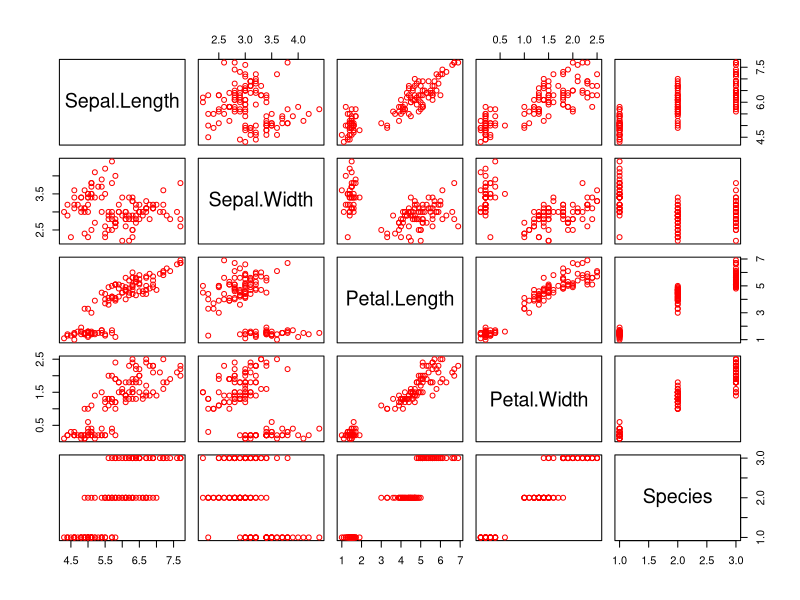
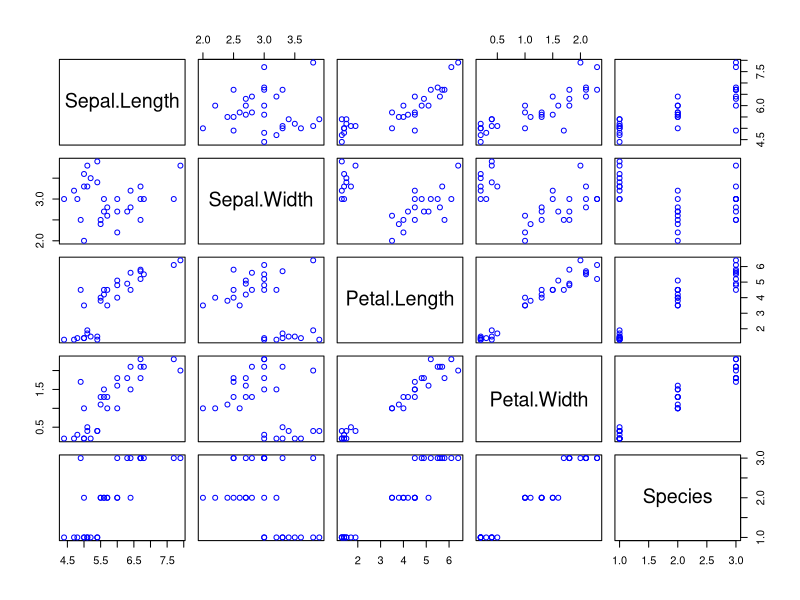
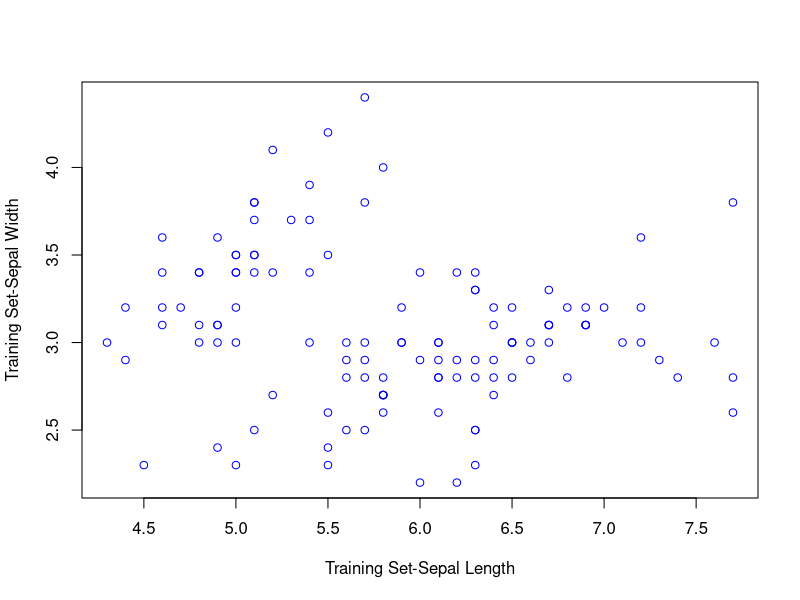
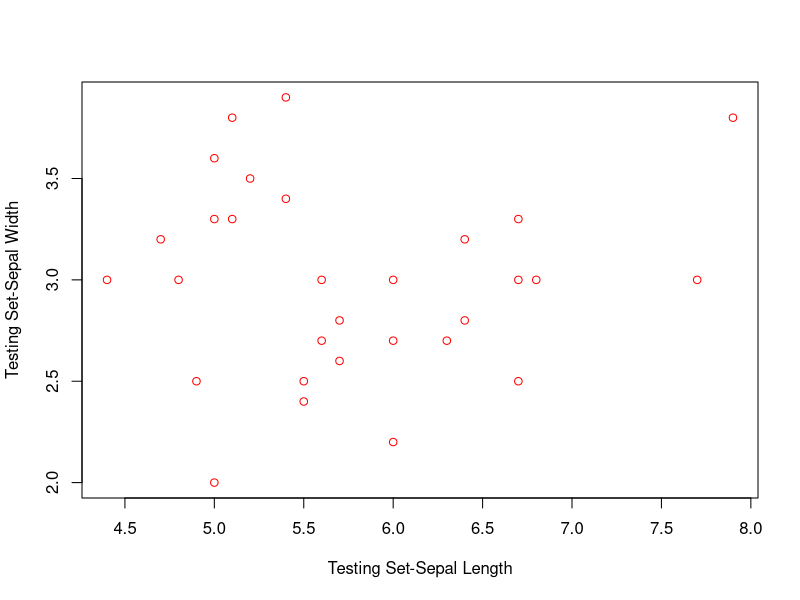

Here is the R script that generated these plots, in order: (Note: this script raises an error after producing the figures.)

#Importing Libraries
library(datasets)
library(caret)

#Importing the Iris Dataset
data(iris)
#View(iris)

#Check to see if there are missing data
sum(is.na(iris))

#To achieve reproducible model, set the random seed number
set.seed(100)

#Performs stratifies random splits of dataset
TrainingIndex <- createDataPartition(iris$Species, p=0.8, list=FALSE)
TrainingSet <- iris[TrainingIndex,] #Makes Training subset(80%)
TestingSet <- iris[-TrainingIndex,] #Makes Testing subset (20%)

#Scatter plot for Training and Testing Subset
plot(TrainingSet,col ="red")
plot (TestingSet, col ="blue")
plot(TrainingSet$Sepal.Length, TrainingSet$Sepal.Width, col="blue",
     xlab="Training Set-Sepal Length", ylab="Training Set-Sepal Width")

plot(TestingSet$Sepal.Length, TestingSet$Sepal.Width, col="red",
     xlab="Testing Set-Sepal Length", ylab="Testing Set-Sepal Width")

#########################
#SVM model(Support vector model)-polynomial kernal
#Build Training Model
Model <- train(Species ~., data = TrainingSet,
               method = "svmPoly",
               na.action = na.omit,
               preProcess=c("scale","center"),
               trcontrol= trainControl(method="none"),
               tuneGrid=data.frame(degree=1,scale=1,C=1) )
# Build Cross Validation (CV) Model
Model.CV <- train(Species ~., data=TrainingSet,
                  method="svmPoly",
                  na.action=na.omit,
                  preProcess=c("center","scale"),
                  trControl=trainControl(method="cv",number=10),
                  tuneGrid=data.frame(degree=1,scale=1,C=1))  

#Apply Model for prediction
Model.TrainingSet <- predict(Model, TrainingSet) #Predict Training Set using the model
Model.TestingSet <- predict(Model, TestingSet) #Predict Testing Set using the model
Model.CrossValidation <- predict(Model.CV, TrainingSet) # Predict Cross Validation of the Training Set

#Model Performance-Displays Confusion Matrix and other statistics
Model.trainingset.confusion <- confusionMatrix(Model.TrainingSet, TrainingSet$Species)
Model.testingset.confusion <- confusionMatrix(Model.TestingSet, TestingSet$Species )
Model.cv.confiusion <- confusionMatrix(Model.CrossValidation, TrainingSet$Species)

print(Model.trainingset.confusion)
print(Model.testingset.confusion)
print(Model.cv.confiusion)

#Feature Importance
Importance <- varImp(Model)
plot(Importance)
plot(Importance,col="red")





